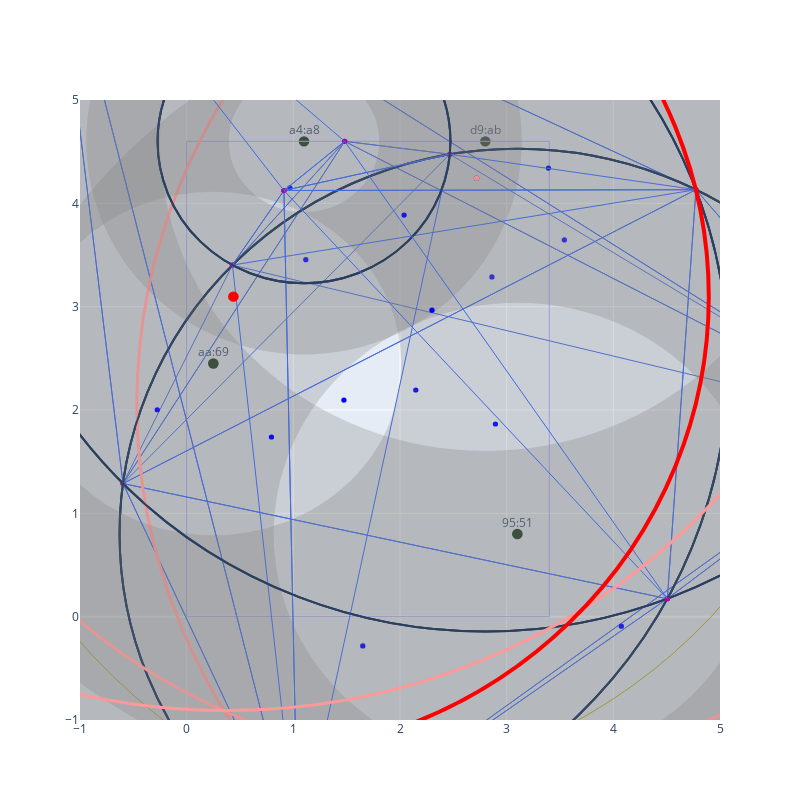

Notebook cell for this chart:
### Code cell
%run trilateration_sandbox

### Figure 1 — Plotly figure (JSON) as saved in the notebook; plotly's stock layout.template omitted (floating-point values rounded to 4 significant figures)
{"data": [{"mode": "text", "text": ["aa:69", "a4:a8", "d9:ab", "95:51"], "type": "scatter", "x": [0.25, 1.1, 2.8, 3.1], "y": [2.55, 4.7, 4.7, 0.9]}], "layout": {"height": 800, "shapes": [{"fillcolor": "#002200", "line": {"width": 0}, "type": "circle", "x0": 0.2, "x1": 0.3, "xref": "x", "y0": 2.4, "y1": 2.5, "yref": "y"}, {"fillcolor": "#002200", "line": {"width": 0}, "type": "circle", "x0": 1.05, "x1": 1.15, "xref": "x", "y0": 4.55, "y1": 4.65, "yref": "y"}, {"fillcolor": "#002200", "line": {"width": 0}, "type": "circle", "x0": 2.75, "x1": 2.85, "xref": "x", "y0": 4.55, "y1": 4.65, "yref": "y"}, {"fillcolor": "#002200", "line": {"width": 0}, "type": "circle", "x0": 3.05, "x1": 3.15, "xref": "x", "y0": 0.75, "y1": 0.85, "yref": "y"}, {"line": {"color": "#AAAAFF", "width": 1}, "type": "rect", "x0": 0, "x1": 3.4, "xref": "x", "y0": 0, "y1": 4.6, "yref": "y"}, {"line": {"color": "rgba(127, 127, 127, 0.1)", "width": 142.5}, "type": "circle", "x0": -0.2728, "x1": 2.473, "xref": "x", "y0": 3.227, "y1": 5.973, "yref": "y"}, {"line": {"width": 2}, "type": "circle", "x0": -0.2728, "x1": 2.473, "xref": "x", "y0": 3.227, "y1": 5.973, "yref": "y"}, {"line": {"color": "rgba(127, 127, 127, 0.1)", "width": 361.1}, "type": "circle", "x0": -1.944, "x1": 7.544, "xref": "x", "y0": -0.144, "y1": 9.344, "yref": "y"}, {"line": {"width": 2}, "type": "circle", "x0": -1.944, "x1": 7.544, "xref": "x", "y0": -0.144, "y1": 9.344, "yref": "y"}, {"line": {"color": "rgba(127, 127, 127, 0.1)", "width": 308.1}, "type": "circle", "x0": -0.6291, "x1": 6.829, "xref": "x", "y0": -2.929, "y1": 4.529, "yref": "y"}, {"line": {"width": 2}, "type": "circle", "x0": -0.6291, "x1": 6.829, "xref": "x", "y0": -2.929, "y1": 4.529, "yref": "y"}, {"fillcolor": "#AA00AA", "line": {"width": 0}, "type": "circle", "x0": 1.457, "x1": 1.507, "xref": "x", "y0": 4.575, "y1": 4.625, "yref": "y"}, {"fillcolor": "#AA00AA", "line": {"width": 0}, "type": "circle", "x0": 6.649, "x1": 6.699, "xref": "x", "y0": 1.837, "y1": 1.887, "yref": "y"}, {"fillcolor": "#AA00AA", "line": {"width": 0}, "type": "circle", "x0": -0.6219, "x1": -0.5719, "xref": "x", "y0": 1.263, "y1": 1.313, "yref": "y"}, {"fillcolor": "#AA00AA", "line": {"width": 0}, "type": "circle", "x0": 2.442, "x1": 2.492, "xref": "x", "y0": 4.45, "y1": 4.5, "yref": "y"}, {"fillcolor": "#AA00AA", "line": {"width": 0}, "type": "circle", "x0": 0.4041, "x1": 0.4541, "xref": "x", "y0": 3.377, "y1": 3.427, "yref": "y"}, {"line": {"color": "RoyalBlue", "width": 1}, "type": "line", "x0": 1.482, "x1": 6.674, "y0": 4.6, "y1": 1.862}, {"line": {"color": "RoyalBlue", "width": 1}, "type": "line", "x0": 6.674, "x1": 2.467, "y0": 1.862, "y1": 4.475}, {"line": {"color": "RoyalBlue", "width": 1}, "type": "line", "x0": 2.467, "x1": 1.482, "y0": 4.475, "y1": 4.6}, {"line": {"color": "#AAAA00", "width": 1}, "type": "circle", "x0": -2.438, "x1": 9.52, "xref": "x", "y0": -2.333, "y1": 9.625, "yref": "y"}, {"fillcolor": "#0000FF", "line": {"width": 0}, "type": "circle", "x0": 3.516, "x1": 3.566, "xref": "x", "y0": 3.621, "y1": 3.671, "yref": "y"}, {"line": {"color": "RoyalBlue", "width": 1}, "type": "line", "x0": 1.482, "x1": 6.674, "y0": 4.6, "y1": 1.862}, {"line": {"color": "RoyalBlue", "width": 1}, "type": "line", "x0": 6.674, "x1": 0.4291, "y0": 1.862, "y1": 3.402}, {"line": {"color": "RoyalBlue", "width": 1}, "type": "line", "x0": 0.4291, "x1": 1.482, "y0": 3.402, "y1": 4.6}, {"line": {"color": "#AAAA00", "width": 1}, "type": "circle", "x0": -3.582, "x1": 9.306, "xref": "x", "y0": -3.156, "y1": 9.732, "yref": "y"}, {"fillcolor": "#0000FF", "line": {"width": 0}, "type": "circle", "x0": 2.837, "x1": 2.887, "xref": "x", "y0": 3.263, "y1": 3.313, "yref": "y"}, {"line": {"color": "RoyalBlue", "width": 1}, "type": "line", "x0": 1.482, "x1": -0.5969, "y0": 4.6, "y1": 1.288}, {"line": {"color": "RoyalBlue", "width": 1}, "type": "line", "x0": -0.5969, "x1": 2.467, "y0": 1.288, "y1": 4.475}, {"line": {"color": "RoyalBlue", "width": 1}, "type": "line", "x0": 2.467, "x1": 1.482, "y0": 4.475, "y1": 4.6}, {"line": {"color": "#AAAA00", "width": 1}, "type": "circle", "x0": -4.018, "x1": 6.253, "xref": "x", "y0": -1.681, "y1": 8.59, "yref": "y"}, {"fillcolor": "#0000FF", "line": {"width": 0}, "type": "circle", "x0": 1.092, "x1": 1.142, "xref": "x", "y0": 3.429, "y1": 3.479, "yref": "y"}, {"line": {"color": "RoyalBlue", "width": 1}, "type": "line", "x0": 1.482, "x1": -0.5969, "y0": 4.6, "y1": 1.288}, {"line": {"color": "RoyalBlue", "width": 1}, "type": "line", "x0": -0.5969, "x1": 0.4291, "y0": 1.288, "y1": 3.402}, {"line": {"color": "RoyalBlue", "width": 1}, "type": "line", "x0": 0.4291, "x1": 1.482, "y0": 3.402, "y1": 4.6}, {"line": {"color": "#AAAA00", "width": 1}, "type": "circle", "x0": -4.019, "x1": 4.895, "xref": "x", "y0": -1.36, "y1": 7.554, "yref": "y"}, {"fillcolor": "#0000FF", "line": {"width": 0}, "type": "circle", "x0": 0.4129, "x1": 0.4629, "xref": "x", "y0": 3.072, "y1": 3.122, "yref": "y"}, {"line": {"color": "#FF9999", "width": 3}, "type": "circle", "x0": -4.019, "x1": 4.895, "xref": "x", "y0": -1.36, "y1": 7.554, "yref": "y"}, {"fillcolor": "#FF9999", "line": {"width": 0}, "type": "circle", "x0": 0.4129, "x1": 0.4629, "xref": "x", "y0": 3.072, "y1": 3.122, "yref": "y"}, {"line": {"color": "rgba(127, 127, 127, 0.1)", "width": 653.9}, "type": "circle", "x0": -4.577, "x1": 5.077, "xref": "x", "y0": -2.377, "y1": 7.277, "yref": "y"}, {"line": {"width": 2}, "type": "circle", "x0": -4.577, "x1": 5.077, "xref": "x", "y0": -2.377, "y1": 7.277, "yref": "y"}, {"line": {"color": "rgba(127, 127, 127, 0.1)", "width": 361.1}, "type": "circle", "x0": -1.944, "x1": 7.544, "xref": "x", "y0": -0.144, "y1": 9.344, "yref": "y"}, {"line": {"width": 2}, "type": "circle", "x0": -1.944, "x1": 7.544, "xref": "x", "y0": -0.144, "y1": 9.344, "yref": "y"}, {"line": {"color": "rgba(127, 127, 127, 0.1)", "width": 308.1}, "type": "circle", "x0": -0.6291, "x1": 6.829, "xref": "x", "y0": -2.929, "y1": 4.529, "yref": "y"}, {"line": {"width": 2}, "type": "circle", "x0": -0.6291, "x1": 6.829, "xref": "x", "y0": -2.929, "y1": 4.529, "yref": "y"}, {"fillcolor": "#AA00AA", "line": {"width": 0}, "type": "circle", "x0": -1.3, "x1": -1.25, "xref": "x", "y0": 7.005, "y1": 7.055, "yref": "y"}, {"fillcolor": "#AA00AA", "line": {"width": 0}, "type": "circle", "x0": 4.481, "x1": 4.531, "xref": "x", "y0": 0.1485, "y1": 0.1985, "yref": "y"}, {"fillcolor": "#AA00AA", "line": {"width": 0}, "type": "circle", "x0": 6.649, "x1": 6.699, "xref": "x", "y0": 1.837, "y1": 1.887, "yref": "y"}, {"fillcolor": "#AA00AA", "line": {"width": 0}, "type": "circle", "x0": -0.6219, "x1": -0.5719, "xref": "x", "y0": 1.263, "y1": 1.313, "yref": "y"}, {"fillcolor": "#AA00AA", "line": {"width": 0}, "type": "circle", "x0": 4.749, "x1": 4.799, "xref": "x", "y0": 4.107, "y1": 4.157, "yref": "y"}, {"fillcolor": "#AA00AA", "line": {"width": 0}, "type": "circle", "x0": 1.019, "x1": 1.069, "xref": "x", "y0": -2.336, "y1": -2.286, "yref": "y"}, {"line": {"color": "RoyalBlue", "width": 1}, "type": "line", "x0": -1.275, "x1": 6.674, "y0": 7.03, "y1": 1.862}, {"line": {"color": "RoyalBlue", "width": 1}, "type": "line", "x0": 6.674, "x1": 4.774, "y0": 1.862, "y1": 4.132}, {"line": {"color": "RoyalBlue", "width": 1}, "type": "line", "x0": 4.774, "x1": -1.275, "y0": 4.132, "y1": 7.03}, {"line": {"color": "#AAAA00", "width": 1}, "type": "circle", "x0": -5.729, "x1": 12.51, "xref": "x", "y0": -4.779, "y1": 13.46, "yref": "y"}, {"fillcolor": "#0000FF", "line": {"width": 0}, "type": "circle", "x0": 3.366, "x1": 3.416, "xref": "x", "y0": 4.316, "y1": 4.366, "yref": "y"}, {"line": {"color": "RoyalBlue", "width": 1}, "type": "line", "x0": -1.275, "x1": 6.674, "y0": 7.03, "y1": 1.862}, {"line": {"color": "RoyalBlue", "width": 1}, "type": "line", "x0": 6.674, "x1": 1.044, "y0": 1.862, "y1": -2.311}, {"line": {"color": "RoyalBlue", "width": 1}, "type": "line", "x0": 1.044, "x1": -1.275, "y0": -2.311, "y1": 7.03}, {"line": {"color": "#AAAA00", "width": 1}, "type": "circle", "x0": -7.512, "x1": 11.81, "xref": "x", "y0": -7.466, "y1": 11.85, "yref": "y"}, {"fillcolor": "#0000FF", "line": {"width": 0}, "type": "circle", "x0": 2.123, "x1": 2.173, "xref": "x", "y0": 2.169, "y1": 2.219, "yref": "y"}, {"line": {"color": "RoyalBlue", "width": 1}, "type": "line", "x0": -1.275, "x1": -0.5969, "y0": 7.03, "y1": 1.288}, {"line": {"color": "RoyalBlue", "width": 1}, "type": "line", "x0": -0.5969, "x1": 4.774, "y0": 1.288, "y1": 4.132}, {"line": {"color": "RoyalBlue", "width": 1}, "type": "line", "x0": 4.774, "x1": -1.275, "y0": 4.132, "y1": 7.03}, {"line": {"color": "#AAAA00", "width": 1}, "type": "circle", "x0": -6.454, "x1": 8.389, "xref": "x", "y0": -3.271, "y1": 11.57, "yref": "y"}, {"fillcolor": "#0000FF", "line": {"width": 0}, "type": "circle", "x0": 0.9426, "x1": 0.9926, "xref": "x", "y0": 4.125, "y1": 4.175, "yref": "y"}, {"line": {"color": "RoyalBlue", "width": 1}, "type": "line", "x0": -1.275, "x1": -0.5969, "y0": 7.03, "y1": 1.288}, {"line": {"color": "RoyalBlue", "width": 1}, "type": "line", "x0": -0.5969, "x1": 1.044, "y0": 1.288, "y1": -2.311}, {"line": {"color": "RoyalBlue", "width": 1}, "type": "line", "x0": 1.044, "x1": -1.275, "y0": -2.311, "y1": 7.03}, {"line": {"color": "#AAAA00", "width": 1}, "type": "circle", "x0": -9.137, "x1": 8.585, "xref": "x", "y0": -6.858, "y1": 10.86, "yref": "y"}, {"fillcolor": "#0000FF", "line": {"width": 0}, "type": "circle", "x0": -0.3008, "x1": -0.2508, "xref": "x", "y0": 1.977, "y1": 2.027, "yref": "y"}, {"line": {"color": "RoyalBlue", "width": 1}, "type": "line", "x0": 4.506, "x1": 6.674, "y0": 0.1735, "y1": 1.862}, {"line": {"color": "RoyalBlue", "width": 1}, "type": "line", "x0": 6.674, "x1": 4.774, "y0": 1.862, "y1": 4.132}, {"line": {"color": "RoyalBlue", "width": 1}, "type": "line", "x0": 4.774, "x1": 4.506, "y0": 4.132, "y1": 0.1735}, {"line": {"color": "#AAAA00", "width": 1}, "type": "circle", "x0": -0.4668, "x1": 11.1, "xref": "x", "y0": -3.729, "y1": 7.841, "yref": "y"}, {"fillcolor": "#0000FF", "line": {"width": 0}, "type": "circle", "x0": 5.293, "x1": 5.343, "xref": "x", "y0": 2.031, "y1": 2.081, "yref": "y"}, {"line": {"color": "RoyalBlue", "width": 1}, "type": "line", "x0": 4.506, "x1": 6.674, "y0": 0.1735, "y1": 1.862}, {"line": {"color": "RoyalBlue", "width": 1}, "type": "line", "x0": 6.674, "x1": 1.044, "y0": 1.862, "y1": -2.311}, {"line": {"color": "RoyalBlue", "width": 1}, "type": "line", "x0": 1.044, "x1": 4.506, "y0": -2.311, "y1": 0.1735}, {"line": {"color": "#AAAA00", "width": 1}, "type": "circle", "x0": -3.296, "x1": 11.45, "xref": "x", "y0": -7.463, "y1": 7.279, "yref": "y"}, {"fillcolor": "#0000FF", "line": {"width": 0}, "type": "circle", "x0": 4.05, "x1": 4.1, "xref": "x", "y0": -0.1167, "y1": -0.06674, "yref": "y"}, {"line": {"color": "RoyalBlue", "width": 1}, "type": "line", "x0": 4.506, "x1": -0.5969, "y0": 0.1735, "y1": 1.288}, {"line": {"color": "RoyalBlue", "width": 1}, "type": "line", "x0": -0.5969, "x1": 4.774, "y0": 1.288, "y1": 4.132}, {"line": {"color": "RoyalBlue", "width": 1}, "type": "line", "x0": 4.774, "x1": 4.506, "y0": 4.132, "y1": 0.1735}, {"line": {"color": "#AAAA00", "width": 1}, "type": "circle", "x0": -3.665, "x1": 9.454, "xref": "x", "y0": -4.695, "y1": 8.424, "yref": "y"}, {"fillcolor": "#0000FF", "line": {"width": 0}, "type": "circle", "x0": 2.87, "x1": 2.92, "xref": "x", "y0": 1.84, "y1": 1.89, "yref": "y"}, {"line": {"color": "RoyalBlue", "width": 1}, "type": "line", "x0": 4.506, "x1": -0.5969, "y0": 0.1735, "y1": 1.288}, {"line": {"color": "RoyalBlue", "width": 1}, "type": "line", "x0": -0.5969, "x1": 1.044, "y0": 1.288, "y1": -2.311}, {"line": {"color": "RoyalBlue", "width": 1}, "type": "line", "x0": 1.044, "x1": 4.506, "y0": -2.311, "y1": 0.1735}, {"line": {"color": "#AAAA00", "width": 1}, "type": "circle", "x0": -4.975, "x1": 8.278, "xref": "x", "y0": -6.91, "y1": 6.343, "yref": "y"}, {"fillcolor": "#0000FF", "line": {"width": 0}, "type": "circle", "x0": 1.626, "x1": 1.676, "xref": "x", "y0": -0.3081, "y1": -0.2581, "yref": "y"}, {"line": {"color": "#FF9999", "width": 3}, "type": "circle", "x0": -0.4668, "x1": 11.1, "xref": "x", "y0": -3.729, "y1": 7.841, "yref": "y"}, {"fillcolor": "#FF9999", "line": {"width": 0}, "type": "circle", "x0": 5.293, "x1": 5.343, "xref": "x", "y0": 2.031, "y1": 2.081, "yref": "y"}, {"line": {"color": "rgba(127, 127, 127, 0.1)", "width": 653.9}, "type": "circle", "x0": -4.577, "x1": 5.077, "xref": "x", "y0": -2.377, "y1": 7.277, "yref": "y"}, {"line": {"width": 2}, "type": "circle", "x0": -4.577, "x1": 5.077, "xref": "x", "y0": -2.377, "y1": 7.277, "yref": "y"}, {"line": {"color": "rgba(127, 127, 127, 0.1)", "width": 142.5}, "type": "circle", "x0": -0.2728, "x1": 2.473, "xref": "x", "y0": 3.227, "y1": 5.973, "yref": "y"}, {"line": {"width": 2}, "type": "circle", "x0": -0.2728, "x1": 2.473, "xref": "x", "y0": 3.227, "y1": 5.973, "yref": "y"}, {"line": {"color": "rgba(127, 127, 127, 0.1)", "width": 308.1}, "type": "circle", "x0": -0.6291, "x1": 6.829, "xref": "x", "y0": -2.929, "y1": 4.529, "yref": "y"}, {"line": {"width": 2}, "type": "circle", "x0": -0.6291, "x1": 6.829, "xref": "x", "y0": -2.929, "y1": 4.529, "yref": "y"}, {"fillcolor": "#AA00AA", "line": {"width": 0}, "type": "circle", "x0": 0.8868, "x1": 0.9368, "xref": "x", "y0": 4.099, "y1": 4.149, "yref": "y"}, {"fillcolor": "#AA00AA", "line": {"width": 0}, "type": "circle", "x0": 2.442, "x1": 2.492, "xref": "x", "y0": 4.45, "y1": 4.5, "yref": "y"}, {"fillcolor": "#AA00AA", "line": {"width": 0}, "type": "circle", "x0": 0.4041, "x1": 0.4541, "xref": "x", "y0": 3.377, "y1": 3.427, "yref": "y"}, {"fillcolor": "#AA00AA", "line": {"width": 0}, "type": "circle", "x0": 4.749, "x1": 4.799, "xref": "x", "y0": 4.107, "y1": 4.157, "yref": "y"}, {"fillcolor": "#AA00AA", "line": {"width": 0}, "type": "circle", "x0": 1.019, "x1": 1.069, "xref": "x", "y0": -2.336, "y1": -2.286, "yref": "y"}, {"line": {"color": "RoyalBlue", "width": 1}, "type": "line", "x0": 0.9118, "x1": 2.467, "y0": 4.124, "y1": 4.475}, {"line": {"color": "RoyalBlue", "width": 1}, "type": "line", "x0": 2.467, "x1": 4.774, "y0": 4.475, "y1": 4.132}, {"line": {"color": "RoyalBlue", "width": 1}, "type": "line", "x0": 4.774, "x1": 0.9118, "y0": 4.132, "y1": 4.124}, {"line": {"color": "#AAAA00", "width": 1}, "type": "circle", "x0": -2.956, "x1": 8.392, "xref": "x", "y0": -1.431, "y1": 9.918, "yref": "y"}, {"fillcolor": "#0000FF", "line": {"width": 0}, "type": "circle", "x0": 2.693, "x1": 2.743, "xref": "x", "y0": 4.219, "y1": 4.269, "yref": "y"}, {"line": {"color": "RoyalBlue", "width": 1}, "type": "line", "x0": 0.9118, "x1": 2.467, "y0": 4.124, "y1": 4.475}, {"line": {"color": "RoyalBlue", "width": 1}, "type": "line", "x0": 2.467, "x1": 1.044, "y0": 4.475, "y1": -2.311}, {"line": {"color": "RoyalBlue", "width": 1}, "type": "line", "x0": 1.044, "x1": 0.9118, "y0": -2.311, "y1": 4.124}, {"line": {"color": "#AAAA00", "width": 1}, "type": "circle", "x0": -6.568, "x1": 9.517, "xref": "x", "y0": -5.947, "y1": 10.14, "yref": "y"}, {"fillcolor": "#0000FF", "line": {"width": 0}, "type": "circle", "x0": 1.449, "x1": 1.499, "xref": "x", "y0": 2.071, "y1": 2.121, "yref": "y"}, {"line": {"color": "RoyalBlue", "width": 1}, "type": "line", "x0": 0.9118, "x1": 0.4291, "y0": 4.124, "y1": 3.402}, {"line": {"color": "RoyalBlue", "width": 1}, "type": "line", "x0": 0.4291, "x1": 4.774, "y0": 3.402, "y1": 4.132}, {"line": {"color": "RoyalBlue", "width": 1}, "type": "line", "x0": 4.774, "x1": 0.9118, "y0": 4.132, "y1": 4.124}, {"line": {"color": "#AAAA00", "width": 1}, "type": "circle", "x0": -4.323, "x1": 8.4, "xref": "x", "y0": -2.475, "y1": 10.25, "yref": "y"}, {"fillcolor": "#0000FF", "line": {"width": 0}, "type": "circle", "x0": 2.013, "x1": 2.063, "xref": "x", "y0": 3.861, "y1": 3.911, "yref": "y"}, {"line": {"color": "RoyalBlue", "width": 1}, "type": "line", "x0": 0.9118, "x1": 0.4291, "y0": 4.124, "y1": 3.402}, {"line": {"color": "RoyalBlue", "width": 1}, "type": "line", "x0": 0.4291, "x1": 1.044, "y0": 3.402, "y1": -2.311}, {"line": {"color": "RoyalBlue", "width": 1}, "type": "line", "x0": 1.044, "x1": 0.9118, "y0": -2.311, "y1": 4.124}, {"line": {"color": "#AAAA00", "width": 1}, "type": "circle", "x0": -6.877, "x1": 8.467, "xref": "x", "y0": -5.933, "y1": 9.41, "yref": "y"}, {"fillcolor": "#0000FF", "line": {"width": 0}, "type": "circle", "x0": 0.77, "x1": 0.82, "xref": "x", "y0": 1.713, "y1": 1.763, "yref": "y"}, {"line": {"color": "#FF9999", "width": 3}, "type": "circle", "x0": -2.956, "x1": 8.392, "xref": "x", "y0": -1.431, "y1": 9.918, "yref": "y"}, {"fillcolor": "#FF9999", "line": {"width": 0}, "type": "circle", "x0": 2.693, "x1": 2.743, "xref": "x", "y0": 4.219, "y1": 4.269, "yref": "y"}, {"line": {"color": "rgba(127, 127, 127, 0.1)", "width": 653.9}, "type": "circle", "x0": -4.577, "x1": 5.077, "xref": "x", "y0": -2.377, "y1": 7.277, "yref": "y"}, {"line": {"width": 2}, "type": "circle", "x0": -4.577, "x1": 5.077, "xref": "x", "y0": -2.377, "y1": 7.277, "yref": "y"}, {"line": {"color": "rgba(127, 127, 127, 0.1)", "width": 142.5}, "type": "circle", "x0": -0.2728, "x1": 2.473, "xref": "x", "y0": 3.227, "y1": 5.973, "yref": "y"}, {"line": {"width": 2}, "type": "circle", "x0": -0.2728, "x1": 2.473, "xref": "x", "y0": 3.227, "y1": 5.973, "yref": "y"}, {"line": {"color": "rgba(127, 127, 127, 0.1)", "width": 361.1}, "type": "circle", "x0": -1.944, "x1": 7.544, "xref": "x", "y0": -0.144, "y1": 9.344, "yref": "y"}, {"line": {"width": 2}, "type": "circle", "x0": -1.944, "x1": 7.544, "xref": "x", "y0": -0.144, "y1": 9.344, "yref": "y"}, {"fillcolor": "#AA00AA", "line": {"width": 0}, "type": "circle", "x0": 0.8868, "x1": 0.9368, "xref": "x", "y0": 4.099, "y1": 4.149, "yref": "y"}, {"fillcolor": "#AA00AA", "line": {"width": 0}, "type": "circle", "x0": 1.457, "x1": 1.507, "xref": "x", "y0": 4.575, "y1": 4.625, "yref": "y"}, {"fillcolor": "#AA00AA", "line": {"width": 0}, "type": "circle", "x0": -1.3, "x1": -1.25, "xref": "x", "y0": 7.005, "y1": 7.055, "yref": "y"}, {"fillcolor": "#AA00AA", "line": {"width": 0}, "type": "circle", "x0": 4.481, "x1": 4.531, "xref": "x", "y0": 0.1485, "y1": 0.1985, "yref": "y"}, {"line": {"color": "RoyalBlue", "width": 1}, "type": "line", "x0": 0.9118, "x1": 1.482, "y0": 4.124, "y1": 4.6}, {"line": {"color": "RoyalBlue", "width": 1}, "type": "line", "x0": 1.482, "x1": -1.275, "y0": 4.6, "y1": 7.03}, {"line": {"color": "RoyalBlue", "width": 1}, "type": "line", "x0": -1.275, "x1": 0.9118, "y0": 7.03, "y1": 4.124}, {"line": {"color": "#AAAA00", "width": 1}, "type": "circle", "x0": -5.786, "x1": 6.532, "xref": "x", "y0": -0.9081, "y1": 11.41, "yref": "y"}, {"fillcolor": "#0000FF", "line": {"width": 0}, "type": "circle", "x0": 0.3479, "x1": 0.3979, "xref": "x", "y0": 5.226, "y1": 5.276, "yref": "y"}, {"line": {"color": "RoyalBlue", "width": 1}, "type": "line", "x0": 0.9118, "x1": 1.482, "y0": 4.124, "y1": 4.6}, {"line": {"color": "RoyalBlue", "width": 1}, "type": "line", "x0": 1.482, "x1": 4.506, "y0": 4.6, "y1": 0.1735}, {"line": {"color": "RoyalBlue", "width": 1}, "type": "line", "x0": 4.506, "x1": 0.9118, "y0": 0.1735, "y1": 4.124}, {"line": {"color": "#AAAA00", "width": 1}, "type": "circle", "x0": -4.994, "x1": 9.594, "xref": "x", "y0": -4.328, "y1": 10.26, "yref": "y"}, {"fillcolor": "#0000FF", "line": {"width": 0}, "type": "circle", "x0": 2.275, "x1": 2.325, "xref": "x", "y0": 2.941, "y1": 2.991, "yref": "y"}, {"line": {"color": "#FF9999", "width": 3}, "type": "circle", "x0": -5.786, "x1": 6.532, "xref": "x", "y0": -0.9081, "y1": 11.41, "yref": "y"}, {"fillcolor": "#FF9999", "line": {"width": 0}, "type": "circle", "x0": 0.3479, "x1": 0.3979, "xref": "x", "y0": 5.226, "y1": 5.276, "yref": "y"}, {"line": {"color": "#FF0000", "width": 4}, "type": "circle", "x0": -4.019, "x1": 4.895, "xref": "x", "y0": -1.36, "y1": 7.554, "yref": "y"}, {"fillcolor": "#FF0000", "line": {"width": 0}, "type": "circle", "x0": 0.3879, "x1": 0.4879, "xref": "x", "y0": 3.047, "y1": 3.147, "yref": "y"}], "width": 800, "xaxis": {"range": [-1, 5], "zeroline": false}, "yaxis": {"range": [-1, 5]}}}
